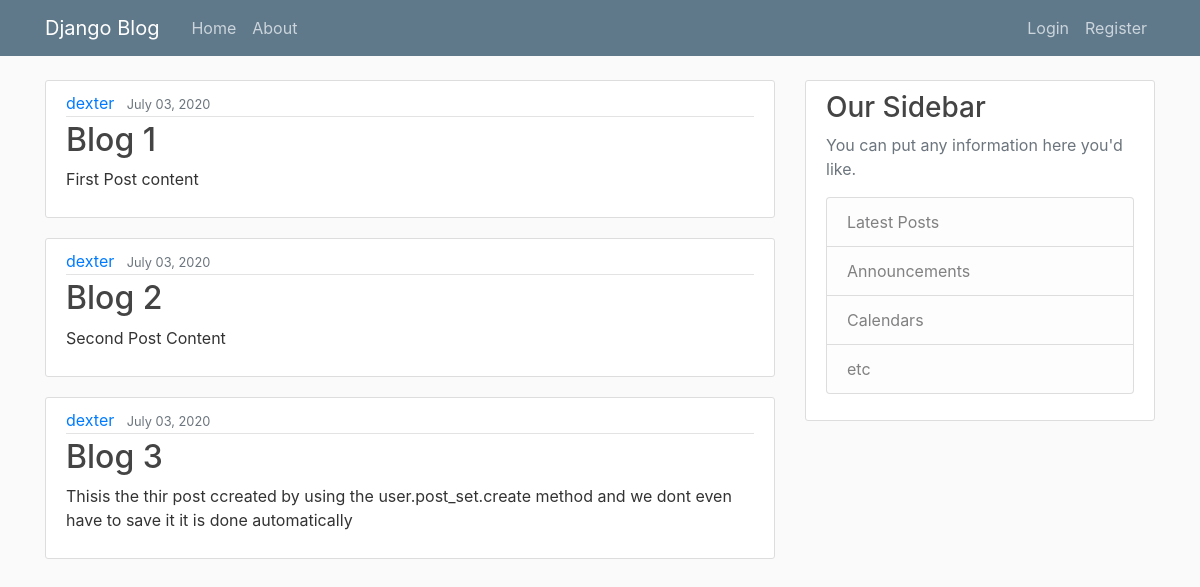
The page / on the database its author committed.
### blog_app/models.py (models this page shows, shortened)
class Post(models.Model):
    title = models.CharField(max_length=100)
    content = models.TextField()
    date_posted = models.DateTimeField(default =  timezone.now) # now is a function but we do dont want to return a value we want to pass the function
    author = models.ForeignKey(User, on_delete=models.CASCADE)

### blog_app/views.py (the view)
# urls.py: 2. Add a URL to urlpatterns:  path('', views.home, name='home')
def home(request):
    context = {
        'posts': Post.objects.all()
    }
    return render(request, 'blog_app/home.html', context)

### blog_app/templates/blog_app/home.html
{% extends 'blog_app/base.html' %}
{% block content %}
    {% for post in posts %}
    <article class="media content-section">
        <div class="media-body">
          <div class="article-metadata">
            <a class="mr-2" href="#">{{ post.author }}</a>
            <small class="text-muted">{{ post.date_posted | date:"F d, Y" }}</small>
          </div>
          <h2><a class="article-title" href="#">{{ post.title }}</a></h2>
          <p class="article-content">{{ post.content }}</p>
        </div>
      </article>
    {% endfor %}
{% endblock %}

### blog_app/templates/blog_app/base.html (shortened to what this page needs)
{% load static %}
<!DOCTYPE html>
<html lang="en">
<head>
     <link rel="stylesheet" href="https://stackpath.bootstrapcdn.com/bootstrap/4.5.0/css/bootstrap.min.css">
    <link rel="stylesheet" href="{% static 'blog_app/main.css' %}">
</head>
<body>
    <header class="site-header">
        <nav class="navbar navbar-expand-md navbar-dark bg-steel fixed-top">
          <div class="container">
            <a class="navbar-brand mr-4" href="{% url 'blog-home' %}">Django Blog</a>
            <div class="collapse navbar-collapse" id="navbarToggle">
              <div class="navbar-nav mr-auto">
                <a class="nav-item nav-link" href="{% url 'blog-home' %}">Home</a>
                <a class="nav-item nav-link" href="{% url 'blog-about' %}">About</a>
              </div>
              <div class="navbar-nav">
                {% if user.is_authenticated %}
                <a class="nav-item nav-link" href="{% url 'profile' %}">Profile</a>
                <a class="nav-item nav-link" href="{% url 'logout' %}">Logout</a>
                {% else %}
                  <a class="nav-item nav-link" href="{% url 'login' %}">Login</a>
                  <a class="nav-item nav-link" href="{% url 'register' %}">Register</a>
                {% endif %}
              </div>
            </div>
          </div>
        </nav>
      </header>
      <main role="main" class="container">
        <div class="row">
          <div class="col-md-8">
            {% block content %}{% endblock %}
          </div>
          <div class="col-md-4">
            <div class="content-section">
              <h3>Our Sidebar</h3>
              <p class='text-muted'>You can put any information here you'd like.
                <ul class="list-group">
                  <li class="list-group-item list-group-item-light">Latest Posts</li>
                  <li class="list-group-item list-group-item-light">Announcements</li>
                  <li class="list-group-item list-group-item-light">Calendars</li>
                  <li class="list-group-item list-group-item-light">etc</li>
                </ul>
              </p>
            </div>
          </div>
        </div>
      </main>
</body>
</html>

### blog_app/static/blog_app/main.css (style rules this page uses)
body { background: #fafafa; color: #333333; margin-top: 5rem; }
h1, h2, h3, h4, h5, h6 { color: #444444; }
ul { margin: 0; }
.bg-steel { background-color: #5f788a; }
.site-header .navbar-nav .nav-link { color: #cbd5db; }
.content-section { background: #ffffff; padding: 10px 20px; border: 1px solid #dddddd; border-radius: 3px; margin-bottom: 20px; }
.article-title { color: #444444; }
.article-content { white-space: pre-line; }
.article-metadata { padding-bottom: 1px; margin-bottom: 4px; border-bottom: 1px solid #e3e3e3 }

### rows shown on the page
Post: author "dexter", date_posted "July 03, 2020", title "Blog 1", content "First Post content"
Post: author "dexter", date_posted "July 03, 2020", title "Blog 2", content "Second Post Content"
Post: author "dexter", date_posted "July 03, 2020", title "Blog 3", content "Thisis the thir post ccreated by using the user.post_set.create method and we dont even have to save it it is done automatically"
